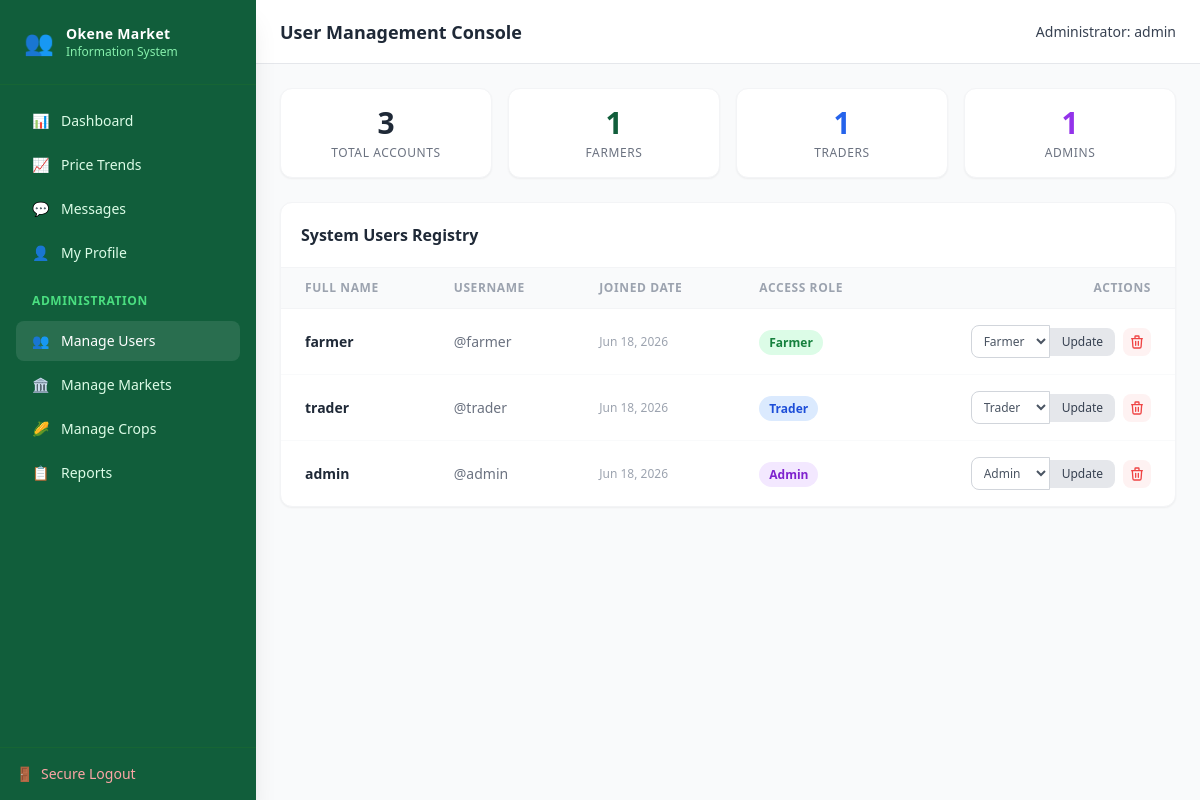
Screenshot of /cmpis/manage_users.php (signed in) with the database file from the repository.
### tables this page shows
CREATE TABLE `users` (
  `id` int(11) NOT NULL,
  `fullname` varchar(100) NOT NULL,
  `username` varchar(50) NOT NULL,
  `password` varchar(255) NOT NULL,
  `phone_number` varchar(20) DEFAULT NULL,
  `profile_pic` varchar(255) DEFAULT 'default.png',
  `role` enum('Admin','Trader','Farmer') NOT NULL DEFAULT 'Farmer',
  `created_at` timestamp NOT NULL DEFAULT current_timestamp()
);

### cmpis/manage_users.php (the view, shortened to what this page needs)
<?php
require_once 'config/db.php';
$userFullName = $_SESSION['fullname'];
$users = $pdo->query("SELECT * FROM users ORDER BY created_at DESC")->fetchAll(PDO::FETCH_ASSOC);
$totalUsers = count($users);
$adminCount = 0; $traderCount = 0; $farmerCount = 0;
foreach($users as $u) {
    if($u['role'] == 'Admin') $adminCount++;
    if($u['role'] == 'Trader') $traderCount++;
    if($u['role'] == 'Farmer') $farmerCount++;
}
?>
<!DOCTYPE html>
<html lang="en">
<head>
    <script src="https://cdn.tailwindcss.com"></script>
</head>
<body class="bg-gray-50 font-sans antialiased flex min-h-screen">
    <aside class="w-64 bg-okene-green text-white flex flex-col justify-between hidden lg:flex shadow-xl z-20">
        <div>
            <div class="p-6 border-b border-green-800 flex items-center space-x-3">
                <span class="text-2xl">👥</span>
                <div>
                    <h1 class="font-bold text-sm tracking-wide">Okene Market</h1>
                    <p class="text-xs text-green-300">Information System</p>
                </div>
            </div>
            <nav class="p-4 space-y-1">
                <a href="dashboard.php" class="flex items-center space-x-3 text-green-100 hover:bg-white/5 px-4 py-2.5 rounded-lg text-sm transition-colors"><span>📊</span> <span>Dashboard</span></a>
                <a href="trends.php" class="flex items-center space-x-3 text-green-100 hover:bg-white/5 px-4 py-2.5 rounded-lg text-sm transition-colors"><span>📈</span> <span>Price Trends</span></a>
                <a href="chat.php" class="flex items-center space-x-3 text-green-100 hover:bg-white/5 px-4 py-2.5 rounded-lg text-sm transition-colors"><span>💬</span> <span>Messages</span></a>
                <a href="profile.php" class="flex items-center space-x-3 text-green-100 hover:bg-white/5 px-4 py-2.5 rounded-lg text-sm transition-colors"><span>👤</span> <span>My Profile</span></a>
                <div class="pt-4 pb-2 px-4 text-xs font-semibold text-green-400 uppercase tracking-wider">Administration</div>
                <a href="manage_users.php" class="flex items-center space-x-3 bg-white/10 px-4 py-2.5 rounded-lg text-sm font-medium"><span>👥</span> <span>Manage Users</span></a>
                <a href="manage_markets.php" class="flex items-center space-x-3 text-green-100 hover:bg-white/5 px-4 py-2.5 rounded-lg text-sm transition-colors"><span>🏛️</span> <span>Manage Markets</span></a>
                <a href="manage_crops.php" class="flex items-center space-x-3 text-green-100 hover:bg-white/5 px-4 py-2.5 rounded-lg text-sm transition-colors"><span>🌽</span> <span>Manage Crops</span></a>
                <a href="reports.php" class="flex items-center space-x-3 text-green-100 hover:bg-white/5 px-4 py-2.5 rounded-lg text-sm transition-colors"><span>📋</span> <span>Reports</span></a>
            </nav>
        </div>
        <div class="p-4 border-t border-green-800 flex items-center space-x-3">
            <a href="logout.php" class="flex items-center space-x-2 text-sm text-red-300 hover:text-white transition-colors w-full"><span>🚪</span> <span>Secure Logout</span></a>
        </div>
    </aside>
    <div class="flex-1 flex flex-col min-w-0 h-screen overflow-hidden">
        <header class="bg-white border-b border-gray-200 h-16 flex items-center justify-between px-6 shrink-0">
            <h2 class="text-lg font-bold text-gray-800">User Management Console</h2>
            <span class="text-sm font-medium text-gray-700">Administrator: <?php echo htmlspecialchars($userFullName); ?></span>
        </header>
        <main class="flex-1 p-6 space-y-6 overflow-y-auto bg-gray-50">
            <div class="grid grid-cols-1 sm:grid-cols-4 gap-4">
                <div class="bg-white p-4 rounded-xl border border-gray-100 shadow-sm text-center">
                    <h4 class="text-3xl font-bold text-gray-800"><?php echo $totalUsers; ?></h4>
                    <p class="text-xs text-gray-500 uppercase tracking-wider mt-1">Total Accounts</p>
                </div>
                <div class="bg-white p-4 rounded-xl border border-gray-100 shadow-sm text-center">
                    <h4 class="text-3xl font-bold text-okene-green"><?php echo $farmerCount; ?></h4>
                    <p class="text-xs text-gray-500 uppercase tracking-wider mt-1">Farmers</p>
                </div>
                <div class="bg-white p-4 rounded-xl border border-gray-100 shadow-sm text-center">
                    <h4 class="text-3xl font-bold text-blue-600"><?php echo $traderCount; ?></h4>
                    <p class="text-xs text-gray-500 uppercase tracking-wider mt-1">Traders</p>
                </div>
                <div class="bg-white p-4 rounded-xl border border-gray-100 shadow-sm text-center">
                    <h4 class="text-3xl font-bold text-purple-600"><?php echo $adminCount; ?></h4>
                    <p class="text-xs text-gray-500 uppercase tracking-wider mt-1">Admins</p>
                </div>
            </div>
            <div class="bg-white rounded-xl border border-gray-100 shadow-sm overflow-hidden">
                <div class="p-5 border-b border-gray-100">
                    <h3 class="font-bold text-gray-800">System Users Registry</h3>
                </div>
                <div class="overflow-x-auto">
                    <table class="w-full text-left border-collapse">
                        <thead>
                            <tr class="bg-gray-50 text-xs font-bold uppercase tracking-wider text-gray-400 border-b border-gray-100">
                                <th class="py-3 px-6">Full Name</th>
                                <th class="py-3 px-6">Username</th>
                                <th class="py-3 px-6">Joined Date</th>
                                <th class="py-3 px-6">Access Role</th>
                                <th class="py-3 px-6 text-right">Actions</th>
                            </tr>
                        </thead>
                        <tbody class="divide-y divide-gray-50 text-sm text-gray-600">
                            <?php foreach($users as $u): ?>
                            <tr class="hover:bg-gray-50 transition-colors">
                                <td class="py-4 px-6 text-gray-800 font-semibold"><?php echo htmlspecialchars($u['fullname']); ?></td>
                                <td class="py-4 px-6 text-gray-500">@<?php echo htmlspecialchars($u['username']); ?></td>
                                <td class="py-4 px-6 text-gray-400 text-xs"><?php echo date('M d, Y', strtotime($u['created_at'])); ?></td>
                                <td class="py-4 px-6">
                                    <?php
                                        $badgeColor = 'bg-gray-100 text-gray-600';
                                        if($u['role'] == 'Admin') $badgeColor = 'bg-purple-100 text-purple-700';
                                        if($u['role'] == 'Trader') $badgeColor = 'bg-blue-100 text-blue-700';
                                        if($u['role'] == 'Farmer') $badgeColor = 'bg-green-100 text-green-700';
                                    ?>
                                    <span class="<?php echo $badgeColor; ?> px-2.5 py-1 rounded-full text-xs font-semibold">
                                        <?php echo htmlspecialchars($u['role']); ?>
                                    </span>
                                </td>
                                <td class="py-4 px-6 text-right">
                                    <div class="flex items-center justify-end space-x-2">
                                        <form action="manage_users.php" method="POST" class="flex items-center m-0">
                                            <select name="new_role" class="border border-gray-300 rounded-l-lg px-2 py-1.5 text-xs focus:outline-none bg-white">
                                                <option value="Farmer" <?php if($u['role'] == 'Farmer') echo 'selected'; ?>>Farmer</option>
                                                <option value="Trader" <?php if($u['role'] == 'Trader') echo 'selected'; ?>>Trader</option>
                                                <option value="Admin" <?php if($u['role'] == 'Admin') echo 'selected'; ?>>Admin</option>
                                            </select>
                                            <button type="submit" name="update_role" class="bg-gray-200 hover:bg-gray-300 text-gray-700 px-3 py-1.5 rounded-r-lg text-xs font-medium transition-colors">Update</button>
                                        </form>
                                        <a href="manage_users.php?delete_id=<?php echo $u['id']; ?>" onclick="return confirm('WARNING: Are you sure you want to delete this user?');" class="text-red-500 hover:text-red-700 bg-red-50 p-1.5 rounded-lg ml-2">
                                            <svg class="w-4 h-4" fill="none" stroke="currentColor" viewBox="0 0 24 24"><path stroke-linecap="round" stroke-linejoin="round" stroke-width="2" d="M19 7l-.867 12.142A2 2 0 0116.138 21H7.862a2 2 0 01-1.995-1.858L5 7m5 4v6m4-6v6m1-10V4a1 1 0 00-1-1h-4a1 1 0 00-1 1v3M4 7h16"></path></svg>
                                        </a>
                                    </div>
                                </td>
                            </tr>
                            <?php endforeach; ?>
                        </tbody>
                    </table>
                </div>
            </div>
        </main>
    </div>
</body>
</html>

### rows the page displays
users: fullname "farmer", username "farmer", created_at "Jun 18, 2026", role "Farmer", new_role "Farmer"
users: fullname "trader", username "trader", created_at "Jun 18, 2026", role "Trader", new_role "Trader"
users: fullname "admin", username "admin", created_at "Jun 18, 2026", role "Admin", new_role "Admin"

### other values shown
$userFullName "admin"
$totalUsers "3"
$farmerCount "1"
$traderCount "1"
$adminCount "1"
